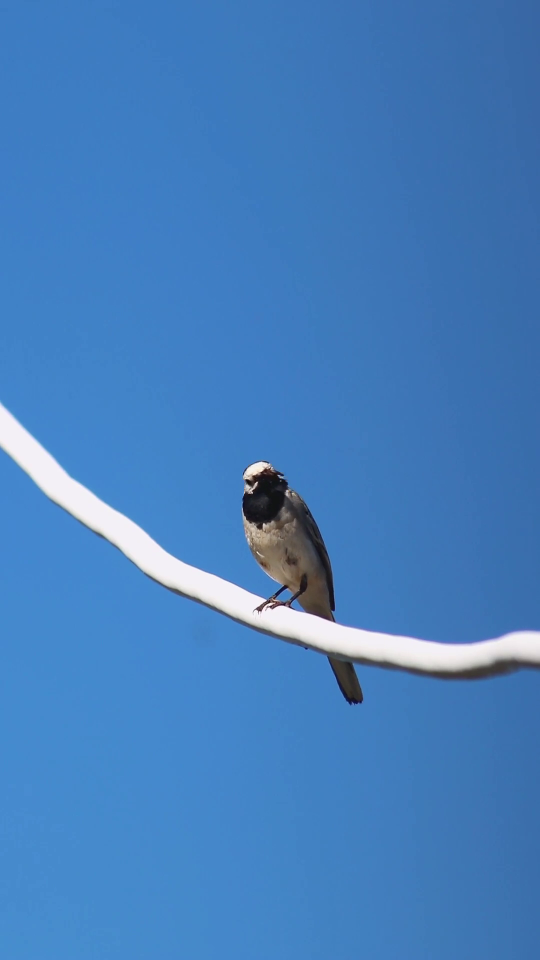
#> input picture frame 29 of opencv_study/videos/bird.mp4, 1080 x 1920 px (shown at 1/2 size)
$ python self_example3.py
#> lines starting #> are read from the running program, lines starting #| are printed output that depends on the picture
'''
문제 1 — putText 기초 ⭐
이미지 파일을 불러와서 아래 조건대로 텍스트를 출력하세요.

텍스트: "Hello OpenCV"
위치: 이미지 왼쪽 위 근처 (30, 60)
폰트: FONT_HERSHEY_SIMPLEX, 크기 1.5, 두께 2
색상: 초록색
결과 창을 띄우고 아무 키나 누르면 닫히게 하세요


'''
import cv2
import numpy as np

# img = cv2.imread("opencv_study/images/bird.png")

# copy_img = img.copy()

# cv2.putText(
#     copy_img,
#     "Hello openCV",
#     (30, 60),
#     cv2.FONT_HERSHEY_SIMPLEX,
#     1.5,
#     (0,255,0),
#     2
# )

# cv2.imshow("img",copy_img)

# cv2.waitKey(0)
# cv2.destroyAllWindows()


'''
문제 2 — absdiff 이해 ⭐⭐
동영상에서 프레임을 연속으로 읽으면서 이전 프레임과 현재 프레임의 차이를 화면에 보여주세요.

조건:

두 프레임 모두 흑백으로 변환 후 비교
absdiff 결과를 "diff" 창으로 표시
ESC 키로 종료
힌트: pre_frame = None 패턴으로 시작하세요.

'''

# [31 lines of commented-out code are left out]


'''
문제 3 — 모폴로지 파이프라인 ⭐⭐
아래 순서대로 동영상 프레임을 처리하는 코드를 작성하세요.


흑백변환 → threshold(이진화) → MORPH_OPEN → MORPH_CLOSE → dilate
각 단계 결과를 별도 창(thresh, opened, linked, result)으로 보여주세요.

커널은 np.ones((5,5), np.uint8) 사용.

'''

# [42 lines of commented-out code are left out]

'''

문제 4 — 움직임 감지 + 바운딩박스 ⭐⭐⭐
동영상에서 움직이는 물체에 빨간 박스를 그리고 "motion" 텍스트를 표시하세요.

조건:

absdiff + threshold + dilate 파이프라인 사용
findContours로 윤곽선 추출
너무 작은 윤곽선(면적 400 미만)은 무시
boundingRect로 박스 위치 계산
rectangle + putText로 표시

'''


cap = cv2.VideoCapture("opencv_study/videos/bird.mp4")

fps = cap.get(cv2.CAP_PROP_FPS)
delay = int(1000/fps)

# fps = cap.get(cv2.CAP_PROP_FPS)
# delay = int(1000/fps)


pre_frame = None

while True:
    ret, frame = cap.read()
#> frame is the input picture: shape (1920, 1080, 3); mean B, G, R 189.5, 126.9, 69.7

    if not ret:
        break

    cut = cv2.resize(frame, None, fx=0.5, fy=0.5)
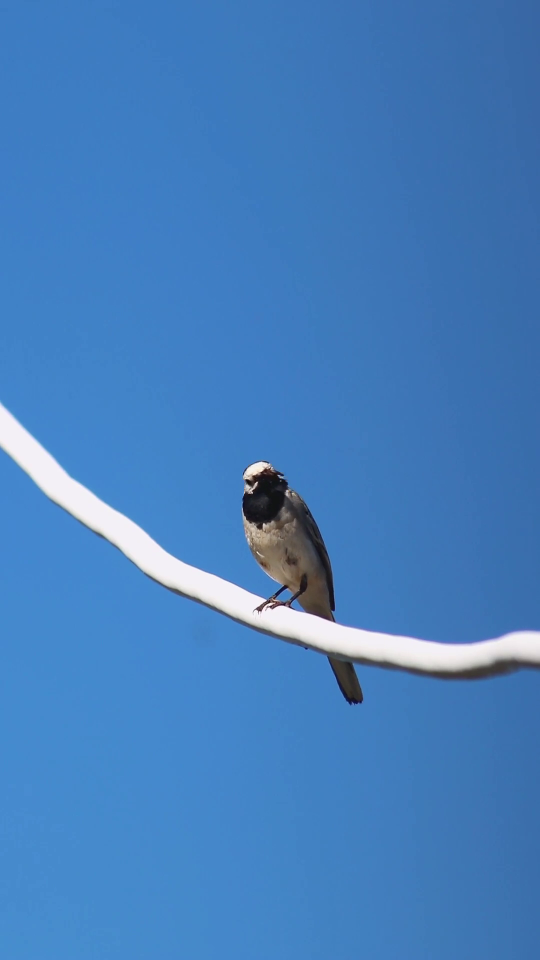
#> cut: shape (960, 540, 3); mean B, G, R 189.5, 127, 69.7

    gray = cv2.cvtColor(cut, cv2.COLOR_BGR2GRAY)
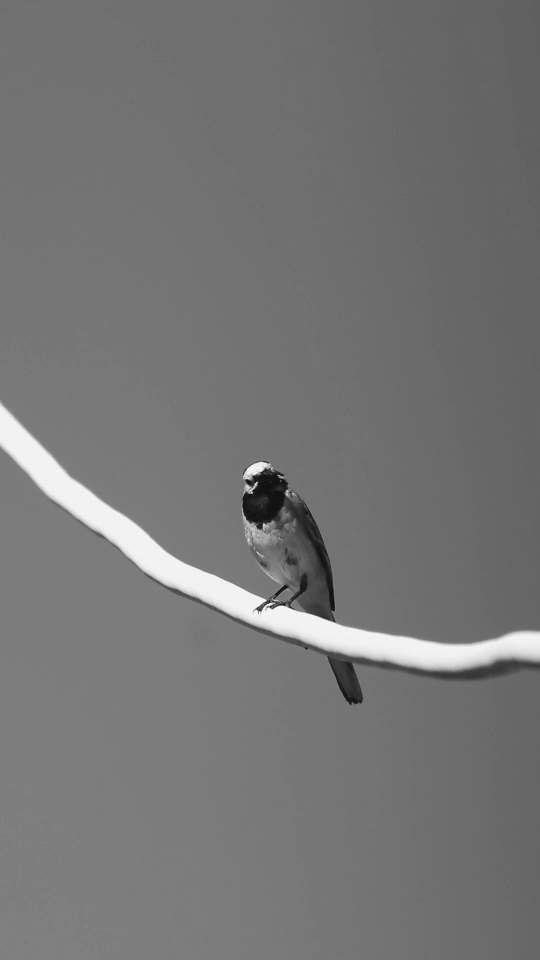
#> gray: shape (960, 540); min 13, max 247, mean 116.9

    if pre_frame is None:
        pre_frame = gray
        continue

    diff = cv2.absdiff(pre_frame, gray)

    pre_frame = gray

    _, thresh = cv2.threshold(
        diff, 30, 255, cv2.THRESH_BINARY
    )

    di = cv2.dilate(thresh, None, iterations=1)

    contours, hire = cv2.findContours(
        di,
        cv2.RETR_EXTERNAL,
        cv2.CHAIN_APPROX_SIMPLE
    )

    result = cut.copy()
    for cnt in contours:
        area = cv2.contourArea(cnt)
        if area <= 400:
            continue

        x,y,w,h = cv2.boundingRect(cnt)

        cv2.rectangle(
            result,
            (x,y),
            (x+w,y+h),
            (0,0,255),
            2
        )

        cv2.putText(
            result,
            "motion",
            (x, y-10),
            cv2.FONT_HERSHEY_SIMPLEX,
            0.7,
            (0,255,0),
            2
        )
    cv2.imshow("result", result)

    if cv2.waitKey(delay) == 27:
        break

cap.release()
cv2.destroyAllWindows()


'''

문제 5 — MOG2 vs absdiff 비교 ⭐⭐⭐
같은 동영상에 두 방법을 동시에 적용하고 결과를 나란히 띄우세요.

창 이름	방법
"absdiff"	absdiff + threshold
"mog2"	createBackgroundSubtractorMOG2 + apply
둘의 차이를 눈으로 비교해보세요.


'''

'''

문제 6 (도전) — 사람만 잡기 ⭐⭐⭐⭐
walk.mp4 영상에서 사람에만 박스를 치세요.

조건:

MOG2 배경 제거기 사용
면적 필터: 500 < area < 2000만 통과
세로가 가로보다 길어야 통과 (h > w)
통과한 것에만 rectangle + putText
이 조건들이 왜 필요한지 생각해보세요.

'''

$ run again, starting later in the video
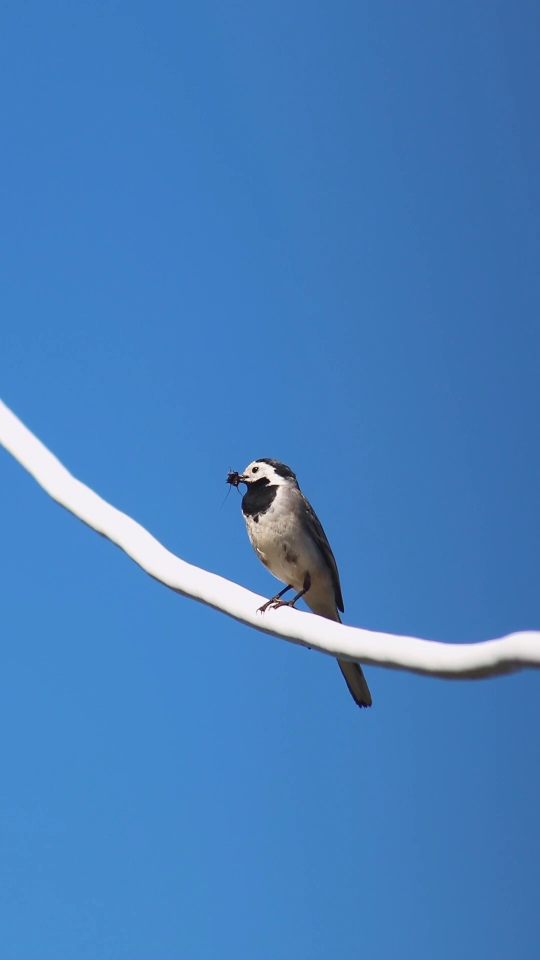
#> input picture frame 131 of opencv_study/videos/bird.mp4, 1080 x 1920 px (shown at 1/2 size)
#> frame is the input picture: shape (1920, 1080, 3); mean B, G, R 189.8, 127.3, 70.3
#> `cut = cv2.resize(frame, None, fx=0.5, fy=0.5)`:
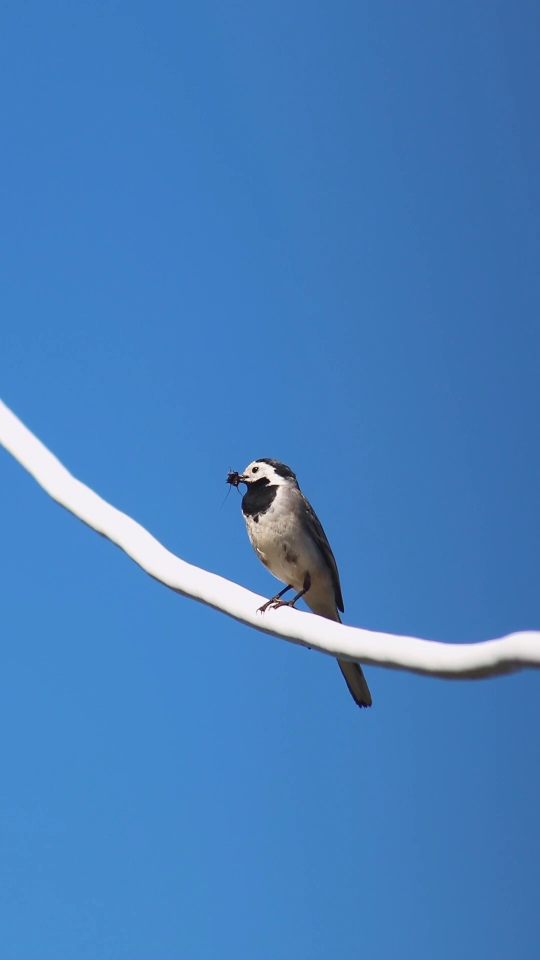
#> cut: shape (960, 540, 3); mean B, G, R 189.8, 127.3, 70.3
#> `gray = cv2.cvtColor(cut, cv2.COLOR_BGR2GRAY)`:
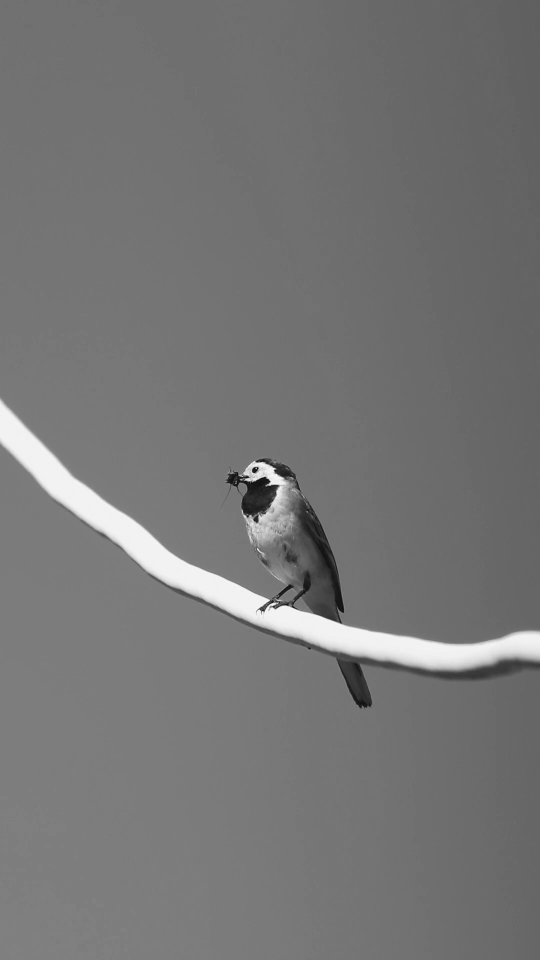
#> gray: shape (960, 540); min 14, max 248, mean 117.3

$ run again, starting later in the video
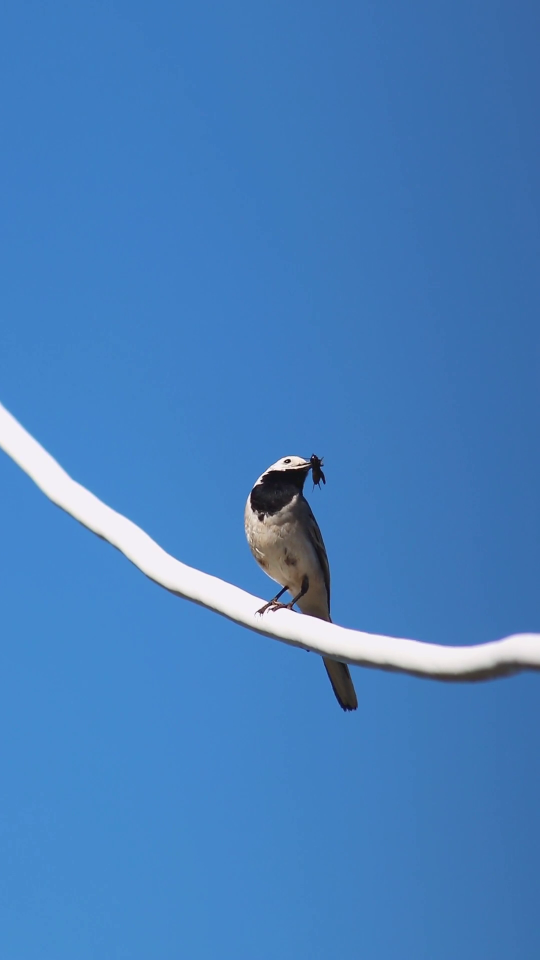
#> input picture frame 233 of opencv_study/videos/bird.mp4, 1080 x 1920 px (shown at 1/2 size)
#> frame is the input picture: shape (1920, 1080, 3); mean B, G, R 189.5, 127, 70
#> `cut = cv2.resize(frame, None, fx=0.5, fy=0.5)`:
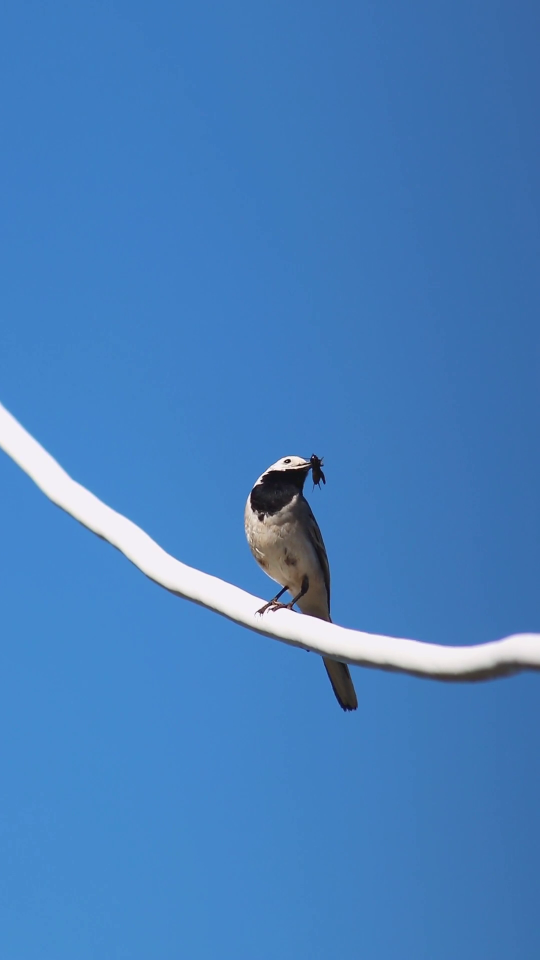
#> cut: shape (960, 540, 3); mean B, G, R 189.6, 127.1, 70
#> `gray = cv2.cvtColor(cut, cv2.COLOR_BGR2GRAY)`:
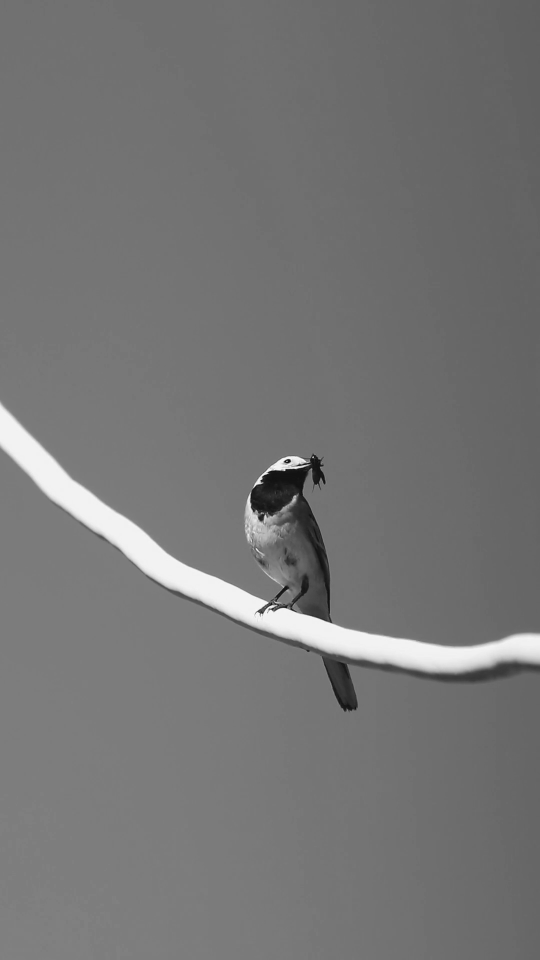
#> gray: shape (960, 540); min 16, max 248, mean 117
